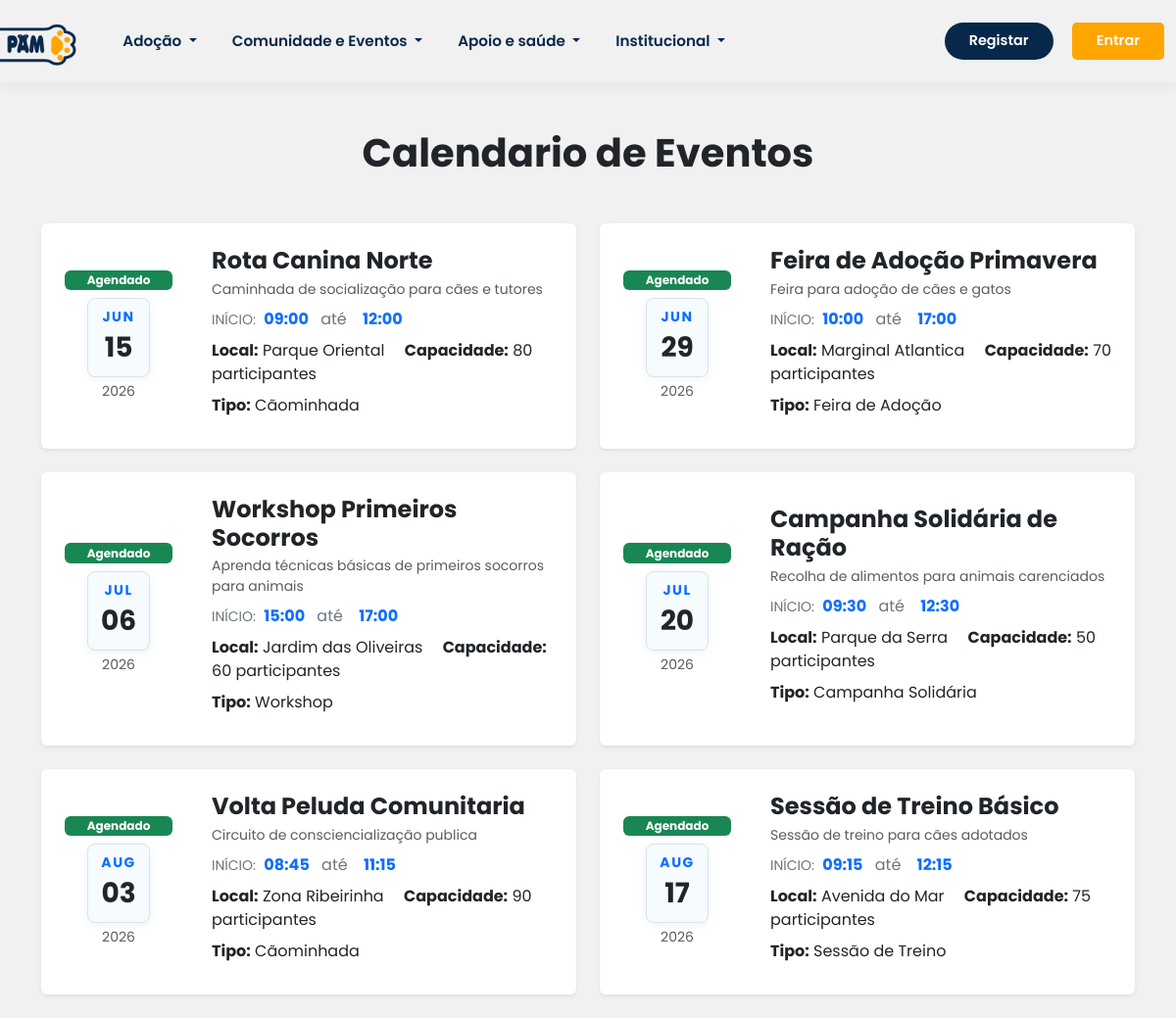
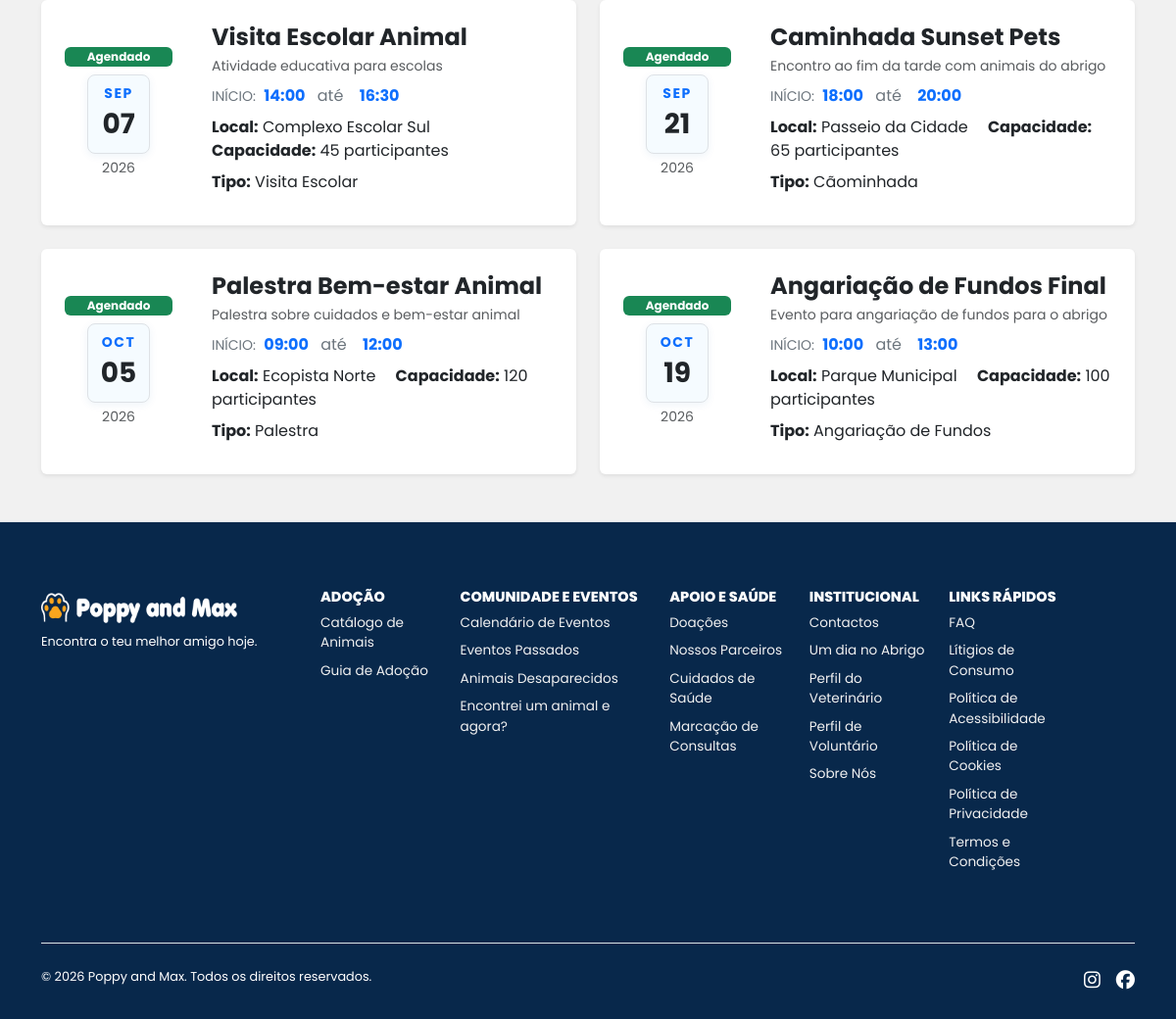
The app's page /events with its own data (2 pictures, top to bottom).
### tables this page shows
create table events (
    id int auto_increment,
    name varchar(100) not null,
    event_date datetime not null,
    end_date datetime,
    location varchar(150) not null,
    description text,
    event_type enum('Cãominhada', 'Feira de Adoção', 'Workshop', 'Campanha Solidária', 'Sessão de Treino', 'Palestra', 'Visita Escolar', 'Angariação de Fundos') not null,
    status enum('scheduled', 'cancelled', 'postponed', 'completed') not null default 'scheduled',
    capacity int,
    organizer_id int,
    constraint pk_events primary key (id),
    constraint fk_events_organizer foreign key (organizer_id) references users(id) ON DELETE SET NULL
);

### components/rerun.php (called while the page is built, shortened)
<?php
	$rerun = $rerun ?? false;
	require $route.'.php';
	$rerun = true;

### events.php (the view, shortened to what this page needs)
<?php
    if(!$rerun):
        $metaTitle = 'Eventos';
        $metaDescription = 'Calendario de eventos da Poppy and Max';
    else:
        $stmt = $conn->prepare("SELECT id, name, event_date, end_date, location, description, event_type, status, capacity FROM events ORDER BY event_date ASC");
        $stmt->execute();
        $events = $stmt->get_result();
?>
        <section class="container py-5">
            <div class="text-center mb-5">
                <h1 class="fw-bold mb-2">Calendario de Eventos</h1>
            </div>
            <?php if($events->num_rows === 0): ?>
                <div class="alert alert-info text-center">Nao existem eventos disponiveis de momento.</div>
            <?php else: ?>
                <div class="row g-4">
                    <?php while($event = $events->fetch_assoc()): ?>
                        <?php
                            $startTimestamp = strtotime($event['event_date']);
                            $endTimestamp = strtotime($event['end_date'] ?? '') ?: null;
                            $dateEnd = date('H:i',$endTimestamp);
                            $statusLabel = $event['status'] === 'scheduled'
                                ? 'Agendado'
                                : ($event['status'] === 'completed'
                                    ? 'Concluido'
                                    : ($event['status'] === 'cancelled' ? 'Cancelado' : 'Adiado'));
                            $statusClass = $event['status'] === 'scheduled'
                                ? 'bg-success'
                                : ($event['status'] === 'completed'
                                    ? 'bg-secondary'
                                    : ($event['status'] === 'cancelled' ? 'bg-danger' : 'bg-warning text-dark'));
                        ?>
                        <div class="col-12 col-lg-6">
                            <article class="card h-100 border-0 shadow-sm">
                                <div class="card-body d-flex flex-row align-items-center p-4 gap-4">
                                    <?php
                                        $month = strtoupper(date('M', $startTimestamp));
                                        $day = date('d', $startTimestamp);
                                    ?>
                                    <div class="d-flex flex-column align-items-center me-3" style="width:110px;min-width:110px;max-width:110px;">
                                        <span class="badge mb-2 w-100 text-center <?= $statusClass ?>">
                                            <?= htmlspecialchars($statusLabel); ?>
                                        </span>
                                        <div class="d-flex flex-column align-items-center justify-content-center border rounded-3 p-2 mb-1" style="min-width:64px;background:#f5fbff;border:1.5px solid #b6d0ee;box-shadow:0 2px 8px rgba(19,94,177,0.07);">
                                            <div class="fw-bold text-uppercase text-primary small" style="letter-spacing:1.5px;"><?= $month ?></div>
                                            <div class="fw-bold fs-3 text-dark"><?= $day ?></div>
                                        </div>
                                        <div class="small text-muted text-center">
                                            <?= date('Y', $startTimestamp) ?>
                                        </div>
                                    </div>
                                    <div class="flex-grow-1">
                                        <h2 class="mb-1 fs-4 fw-bold text-dark"><?= htmlspecialchars($event['name']); ?></h2>
                                        <p class="mb-2 text-muted small"><?= !empty($event['description']) ? htmlspecialchars($event['description']) : 'Sem descricao disponivel.'; ?></p>
                                        <div class="mb-2">
                                            <span class="text-uppercase small text-secondary">Início:</span>
                                            <span class="fw-bold text-primary ms-1"><?= date('H:i', $startTimestamp); ?></span>
                                            <?php if(!empty($dateEnd)): ?>
                                                <span class="mx-2 text-secondary">até</span>
                                                <span class="fw-bold text-primary ms-1"><?= $dateEnd; ?></span>
                                            <?php endif; ?>
                                        </div>
                                        <div class="mb-2">
                                            <span class="me-3"><strong>Local:</strong> <?= htmlspecialchars($event['location']); ?></span>
                                            <?php if(!empty($event['capacity'])): ?>
                                                <span><strong>Capacidade:</strong> <?= (int)$event['capacity']; ?> participantes</span>
                                            <?php endif; ?>
                                        </div>
                                        <div class="mb-2">
                                            <span class="me-3"><strong>Tipo:</strong> <?= htmlspecialchars($event['event_type']); ?></span>
                                        </div>
                                    </div>
                                </div>
                            </article>
                        </div>
                    <?php endwhile; ?>
                </div>
            <?php endif; ?>
        </section>
<?php
    endif;

### assets/css/styles.css (style rules this page uses)
:root { --primary: #08284b; --primary-light: #135eb1; --secondary: #ffa500; --secondary-light: #fbba50; }
html { scroll-behavior: smooth; }
html, body { height: 100%; }
body { display: flex; flex-direction: column; font-family: "Poppins", sans-serif; background-color: #f1f1f1; }

### records on screen
events: status "Agendado", event_date "JUN", event_date "15", event_date "2026", name "Rota Canina Norte", description "Caminhada de socialização para cães e tutores", event_date "09:00", end_date "12:00", location "Parque Oriental", capacity "80", event_type "Cãominhada"
events: status "Agendado", event_date "JUN", event_date "29", event_date "2026", name "Feira de Adoção Primavera", description "Feira para adoção de cães e gatos", event_date "10:00", end_date "17:00", location "Marginal Atlantica", capacity "70", event_type "Feira de Adoção"
events: status "Agendado", event_date "JUL", event_date "06", event_date "2026", name "Workshop Primeiros Socorros", description "Aprenda técnicas básicas de primeiros socorros para animais", event_date "15:00", end_date "17:00", location "Jardim das Oliveiras", capacity "60", event_type "Workshop"
events: status "Agendado", event_date "JUL", event_date "20", event_date "2026", name "Campanha Solidária de Ração", description "Recolha de alimentos para animais carenciados", event_date "09:30", end_date "12:30", location "Parque da Serra", capacity "50", event_type "Campanha Solidária"
events: status "Agendado", event_date "AUG", event_date "03", event_date "2026", name "Volta Peluda Comunitaria", description "Circuito de consciencialização publica", event_date "08:45", end_date "11:15", location "Zona Ribeirinha", capacity "90", event_type "Cãominhada"
events: status "Agendado", event_date "AUG", event_date "17", event_date "2026", name "Sessão de Treino Básico", description "Sessão de treino para cães adotados", event_date "09:15", end_date "12:15", location "Avenida do Mar", capacity "75", event_type "Sessão de Treino"
events: status "Agendado", event_date "SEP", event_date "07", event_date "2026", name "Visita Escolar Animal", description "Atividade educativa para escolas", event_date "14:00", end_date "16:30", location "Complexo Escolar Sul", capacity "45", event_type "Visita Escolar"
events: status "Agendado", event_date "SEP", event_date "21", event_date "2026", name "Caminhada Sunset Pets", description "Encontro ao fim da tarde com animais do abrigo", event_date "18:00", end_date "20:00", location "Passeio da Cidade", capacity "65", event_type "Cãominhada"
events: status "Agendado", event_date "OCT", event_date "05", event_date "2026", name "Palestra Bem-estar Animal", description "Palestra sobre cuidados e bem-estar animal", event_date "09:00", end_date "12:00", location "Ecopista Norte", capacity "120", event_type "Palestra"
events: status "Agendado", event_date "OCT", event_date "19", event_date "2026", name "Angariação de Fundos Final", description "Evento para angariação de fundos para o abrigo", event_date "10:00", end_date "13:00", location "Parque Municipal", capacity "100", event_type "Angariação de Fundos"
